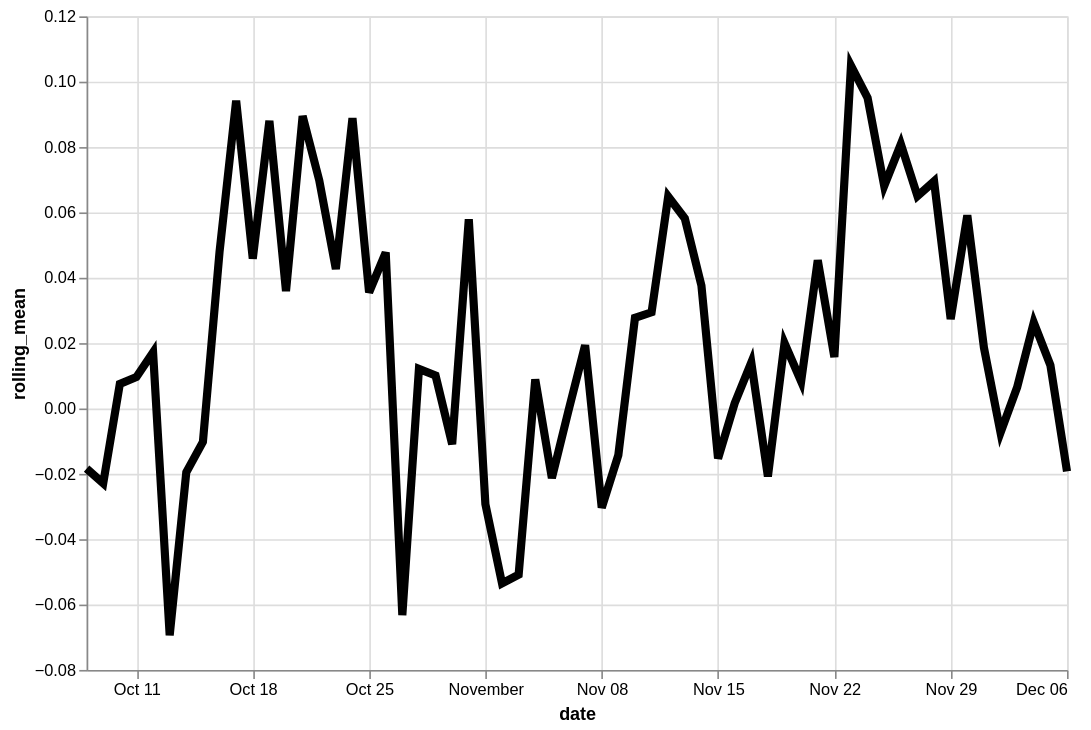

This figure's Vega-Lite source:
### Vega-Lite specification from a JSON file in a GitHub repository (floating-point values rounded to 4 significant figures)
{"config": {"view": {"continuousWidth": 400, "continuousHeight": 300}}, "data": {"name": "data-a05c6955c609d552ccfbda37b29a5176"}, "mark": {"type": "line", "color": "black", "size": 5}, "encoding": {"x": {"type": "temporal", "field": "date"}, "y": {"type": "quantitative", "field": "rolling_mean"}}, "height": 400, "transform": [{"window": [{"op": "mean", "field": "residual", "as": "rolling_mean"}], "frame": [-4, 3]}], "width": 600, "$schema": "https://vega.github.io/schema/vega-lite/v4.8.1.json", "datasets": {"data-a05c6955c609d552ccfbda37b29a5176": [{"date": "2020-10-08T00:00:00", "residual": 0.1784}, {"date": "2020-10-09T00:00:00", "residual": -0.1014}, {"date": "2020-10-10T00:00:00", "residual": 0.01027}, {"date": "2020-10-11T00:00:00", "residual": -0.1609}, {"date": "2020-10-12T00:00:00", "residual": -0.04097}, {"date": "2020-10-13T00:00:00", "residual": 0.1597}, {"date": "2020-10-14T00:00:00", "residual": 0.02233}, {"date": "2020-10-15T00:00:00", "residual": 0.07013}, {"date": "2020-10-16T00:00:00", "residual": -0.5144}, {"date": "2020-10-17T00:00:00", "residual": 0.2979}, {"date": "2020-10-18T00:00:00", "residual": 0.08448}, {"date": "2020-10-19T00:00:00", "residual": 0.3044}, {"date": "2020-10-20T00:00:00", "residual": 0.3292}, {"date": "2020-10-21T00:00:00", "residual": -0.2273}, {"date": "2020-10-22T00:00:00", "residual": 0.36}, {"date": "2020-10-23T00:00:00", "residual": -0.3466}, {"date": "2020-10-24T00:00:00", "residual": -0.08616}, {"date": "2020-10-25T00:00:00", "residual": 0.1406}, {"date": "2020-10-26T00:00:00", "residual": -0.1328}, {"date": "2020-10-27T00:00:00", "residual": 0.6739}, {"date": "2020-10-28T00:00:00", "residual": -0.09721}, {"date": "2020-10-29T00:00:00", "residual": -0.1297}, {"date": "2020-10-30T00:00:00", "residual": -0.5279}, {"date": "2020-10-31T00:00:00", "residual": 0.2562}, {"date": "2020-11-01T00:00:00", "residual": -0.1023}, {"date": "2020-11-02T00:00:00", "residual": -0.02774}, {"date": "2020-11-03T00:00:00", "residual": 0.4182}, {"date": "2020-11-04T00:00:00", "residual": -0.02403}, {"date": "2020-11-05T00:00:00", "residual": -0.2907}, {"date": "2020-11-06T00:00:00", "residual": -0.1086}, {"date": "2020-11-07T00:00:00", "residual": -0.04975}, {"date": "2020-11-08T00:00:00", "residual": 0.01458}, {"date": "2020-11-09T00:00:00", "residual": 0.06289}, {"date": "2020-11-10T00:00:00", "residual": 0.1324}, {"date": "2020-11-11T00:00:00", "residual": 0.0204}, {"date": "2020-11-12T00:00:00", "residual": 0.1049}, {"date": "2020-11-13T00:00:00", "residual": 0.04496}, {"date": "2020-11-14T00:00:00", "residual": -0.09481}, {"date": "2020-11-15T00:00:00", "residual": 0.2336}, {"date": "2020-11-16T00:00:00", "residual": -0.03897}, {"date": "2020-11-17T00:00:00", "residual": -0.1015}, {"date": "2020-11-18T00:00:00", "residual": -0.2909}, {"date": "2020-11-19T00:00:00", "residual": 0.1556}, {"date": "2020-11-20T00:00:00", "residual": 0.2048}, {"date": "2020-11-21T00:00:00", "residual": -0.2343}, {"date": "2020-11-22T00:00:00", "residual": 0.2316}, {"date": "2020-11-23T00:00:00", "residual": 0.1398}, {"date": "2020-11-24T00:00:00", "residual": 0.2576}, {"date": "2020-11-25T00:00:00", "residual": -0.3383}, {"date": "2020-11-26T00:00:00", "residual": 0.4225}, {"date": "2020-11-27T00:00:00", "residual": 0.07669}, {"date": "2020-11-28T00:00:00", "residual": -0.01087}, {"date": "2020-11-29T00:00:00", "residual": -0.1319}, {"date": "2020-11-30T00:00:00", "residual": 0.1045}, {"date": "2020-12-01T00:00:00", "residual": 0.1758}, {"date": "2020-12-02T00:00:00", "residual": -0.07938}, {"date": "2020-12-03T00:00:00", "residual": -0.08459}, {"date": "2020-12-04T00:00:00", "residual": 0.09908}, {"date": "2020-12-05T00:00:00", "residual": -0.1318}, {"date": "2020-12-06T00:00:00", "residual": 0.1003}]}}
